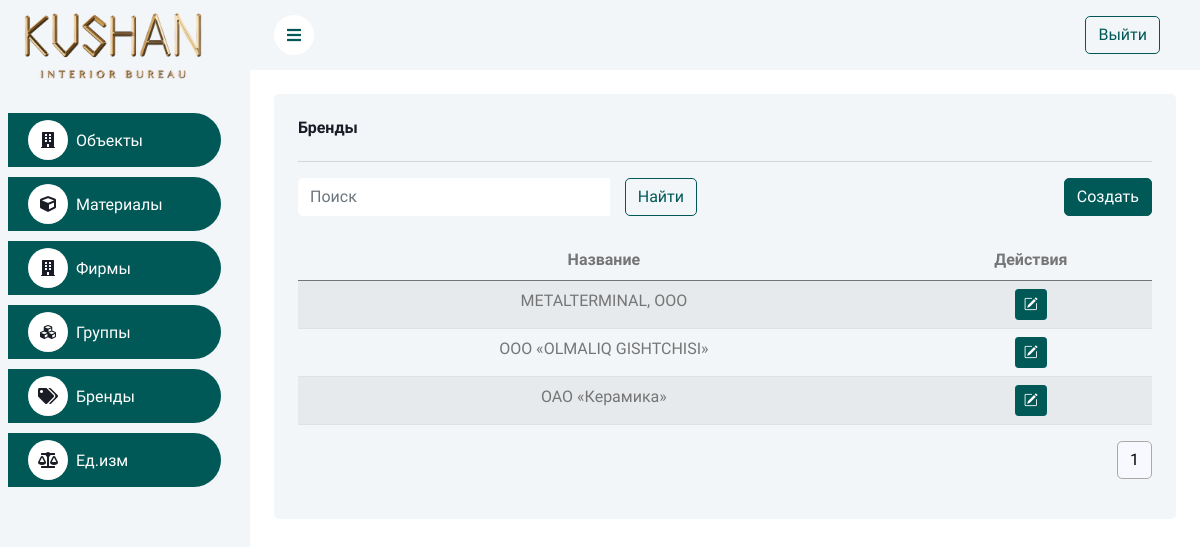
/brands/, run on the app's committed database.
### info/models.py (models this page shows, shortened)
class Brand(models.Model):
	name = models.CharField(max_length=150, unique=True)

### info/views.py (the view)
# urls.py: path('brands/', BrandListCreate.as_view(), name='brand-list'),
class BrandListCreate(BaseListCreateView):
	model = Brand
	form_class = BrandForm
	template_name = "brand_list_create.html"
	redirect_url = "brand-list"

### shared/views.py (called while the page is built)
	@staticmethod
	def apply_pagination_and_search(queryset, request):
		search_query = request.GET.get('search')
		if search_query:
			search_query = search_query.strip()
			queryset = queryset.filter(Q(name__icontains=search_query))
		page_size = request.GET.get("page_size", 12)
		paginator = Paginator(queryset, page_size)
		page_num = request.GET.get("page", 1)
		page_obj = paginator.get_page(page_num)
		return page_obj

	def get_queryset(self):
		return self.model.objects.all()

	def get_form(self):
		return self.form_class

	def get_template_name(self):
		return self.template_name

	def get(self, request):
		items = self.get_queryset()
		page_obj = self.apply_pagination_and_search(items, request)
		context = {
			'items': page_obj,
			'form': self.get_form(),
		}
		return render(request, self.get_template_name(), context)

### templates/brand_list_create.html (shortened to what this page needs)
{% extends 'base.html' %}
{% load static %}
{% block content %}
    <div class="container-fluid pt-4 px-4">
        <div class="row g-4">
            <div class="col-sm-12">
                <div class="bg-light rounded h-100 p-4">
                    <h6 class="mb-4">Бренды</h6>
                    <hr>
                    <div class="row mb-2">
                        <div class="col-md-6">
                            {% include 'search_form.html' %}
                        </div>
                        <div class="col-md-6 text-end">
                            <button type="button" class="btn btn-primary" id="openCreateModalBtn"
                                    data-bs-toggle="modal" data-bs-target="#myModalCreate"
                                    data-action-url="{% url 'brand-list' %}">Создать
                            </button>
                        </div>
                    </div>
                    <div class="table-responsive">
                        <table class="table table-striped">
                            <thead>
                            <tr class="text-center">
                                <th scope="col">Название</th>
                                <th scope="col">Действия</th>
                            </tr>
                            </thead>
                            <tbody>
                            {% for brand in items %}
                                <tr class="text-center">
                                    <td>{{ brand.name }}</td>
                                    <td>
                                        <a href="" type="button" class="btn btn-primary btn-sm"><i
                                                class="bi bi-pencil-square"></i></a>
                                    </td>
                                </tr>
                            {% endfor %}
                            </tbody>
                        </table>
                    </div>
                    {% include 'pagination.html' with items=items %}
                </div>
            </div>
        </div>
    </div>
{% endblock %}

### static/css/style.css (style rules this page uses)
:root { --primary: #005957; --light: #F3F6F9; --dark: #191C24; }
.btn { transition: .5s; }
.btn.btn-primary { color: #FFFFFF; }

### data on the page
Brand: name "METALTERMINAL, ООО"
Brand: name "ООО «OLMALIQ GISHTCHISI»"
Brand: name "ОАО «Керамика»"

### other printed values
{{ i }} "1"
